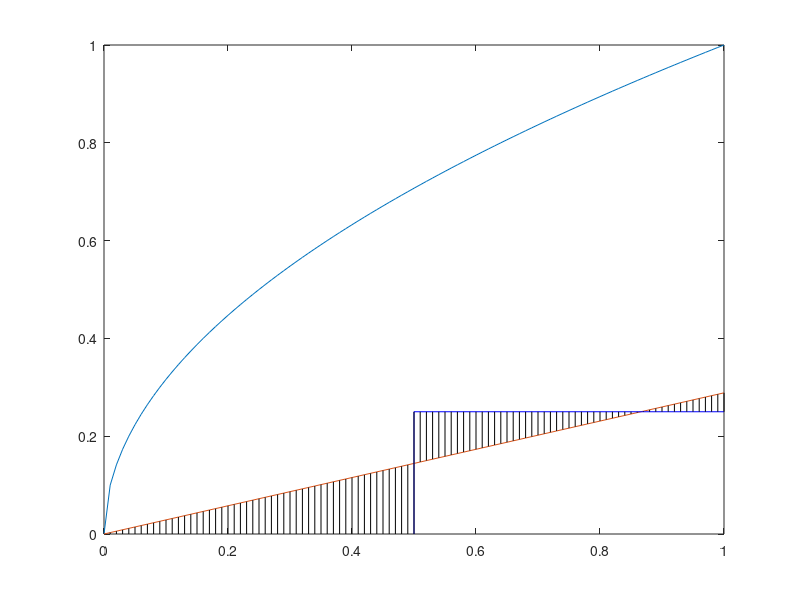

This chart was generated by the following MATLAB code:
% x1_pos = [.85, .05, .05];
% x2_pos = [.95, .25, .50];
% 
% scatter(x1_pos, x2_pos, '+');
% hold on;
% 
% x1_neg = [.75, .85, .15, .85];
% x2_neg = [.10, .80, .10, .25];
% 
% scatter(x1_neg, x2_neg);
% 
% % hold on;
% % 
x = 0:0.01:1;
y = sqrt(x);

plot(x, y);
hold on;
% 
% % x = 0:0.01:1;
% % y = 1.18920711500272*x;
% % plot(x, y)
% 
% % y = 1.05/1.1*x;
% % 
% % plot(x, y, 'b');
% % 
% % y = 0.8/0.85*x;
% % y2 = 0.95/0.85*x;
% % plot(x, y, x, y2, 'r');
% % hold on;
% % n = length(x);
% % for i=1:n
% %     x1=[x(i),x(i)];
% %     y1=[y(i),y2(i)];
% %     plot(x1,y1,'k');
% % end
% 
% % % 1d x1 first
% % plot([0.426777, 0.426777], [0, 1], 'b');
% % plot([0, 0.426777], [0.46194, 0.46194], 'b');
% % plot([0.426777, 1], [0.844623, 0.844623], 'b');
% % t = 0:0.01:0.426777;
% % y = sqrt(t);
% % n = length(t);
% % for i=1:n
% %     x1=[t(i), t(i)];
% %     y1=[0.46194, y(i)];
% %     plot(x1, y1, 'k');
% % end
% % 
% % t = 0.426777:0.01:1;
% % y = sqrt(t);
% % n = length(t);
% % for i=1:n
% %     x1=[t(i), t(i)];
% %     y1=[0.844623, y(i)];
% %     plot(x1, y1, 'k');
% % end
% 
% % % 1d x2 first
% plot([0, 1], [0.607625, 0.607625], 'b');
% plot([0.0923021, 0.0923021], [0, 0.607625], 'b');
% plot([0.646116, 0.646115], [0.607625, 1], 'b');
% 
% t = 0:0.01:0.607625;
% x = t.^2;
% n = length(t);
% for i=1:n
%     x1=[0.0923021, x(i)];
%     y1=[t(i), t(i)];
%     plot(x1, y1, 'k');
% end
% 
% t = 0.607625:0.01:1;
% x = t.^2;
% n = length(t);
% for i=1:n
%     x1=[0.646115, x(i)];
%     y1=[t(i), t(i)];
%     plot(x1, y1, 'k');
% end

% % 1h
x = 0:0.01:1;
y = 0.288675134594813*x;
plot(x, y);

hold on;

plot([0.5, 0.5], [0, 0.25], 'b');
plot([0.5, 1], [0.25, 0.25], 'b');

t = 0.5:0.01:1;
y2 = 0.288675134594813*t;
n = length(t);
for i=1:n
    x1=[t(i), t(i)];
    y1=[y2(i), 0.25];
    plot(x1, y1, 'k');
end

t = 0:0.01:0.5;
n = length(t);
for i=1:n
    x1=[t(i), t(i)];
    y1=[y(i), 0];
    plot(x1, y1, 'k');
end

% % 1c
% x = 0:0.01:1;
% y = sqrt(x);
% plot(x, y);
% 
% y2 = sqrt(2)*x;
% plot(x, y2);
% 
% n = length(x);
% for i=1:n
%     x1=[x(i), x(i)];
%     y1=[y(i), y2(i)];
%     plot(x1, y1, 'k');
% end


% plot([0.05, 0.05], [0, 1], 'r');
% plot([0.15, 0.15], [0, 1], 'r');
% t = 0:0.01:1;
% n = length(t);
% for i=1:n
%     x1=[0.05, 0.15];
%     y1=[t(i), t(i)];
%     plot(x1, y1, 'k');
% end
%     
% plot([0.05, 1], [0.8, 0.8], 'r')
% plot([0.05, 1], [0.95, 0.95], 'r')
% t = 0.05:0.01:1;
% n=length(t);
% for i=1:n
%     x1=[t(i), t(i)]
%     y1=[0.8, 0.95];
%     plot(x1, y1, 'k');
% end

% plot([0, 1], [0.902, 0.902], 'b');
% plot([0.394, 0.394], [0, 0.902], 'b');
% plot([0.146, 0.146], [0, 0.902], 'b');
% 
% plot([0.142857142857143, 0.142857142857143], [0, 1], 'm');
% plot([0.142857142857143, 1], [0.755928946018455, 0.755928946018455], 'm');
